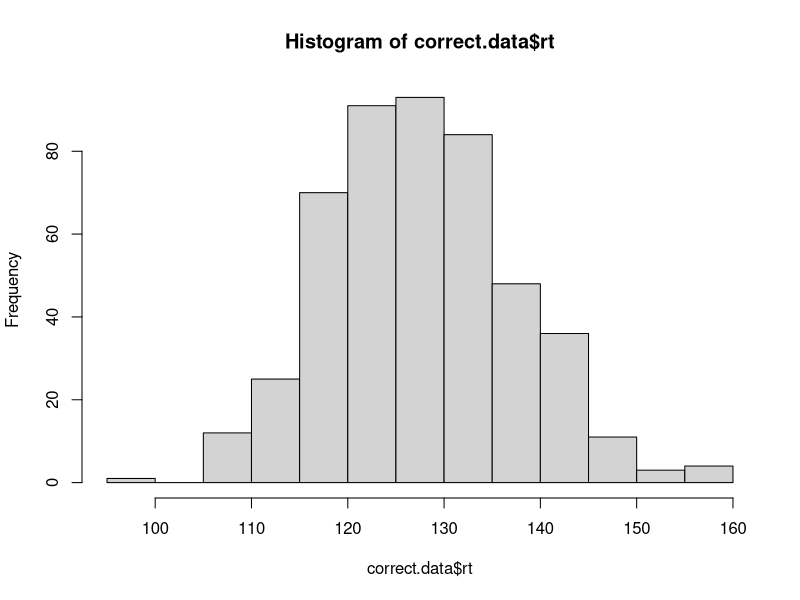
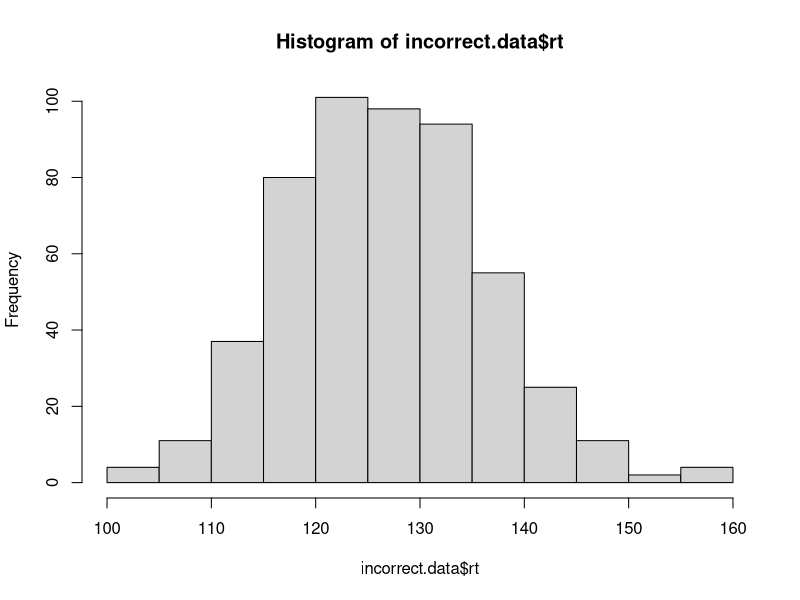

Here is the R script that generated these plots, in order:
# implement the model by filling in the function below
# the model should return a data frame with two columns: correct and rt
# the correct column should be TRUE or FALSE, and rt should contain the
# number of steps it took to reach the criterion.

# note that the function takes four arguments:
# samples is the number of samples to draw from the model
# rate.1 is the evidence accumulation rate for the correct response (default value is 40)
# rate.2 is the evidence accumulation rate for the incorrect response (default value is 40)
# criterion is the threshold for a response (default value is 3)

# one oddity: note that higher values for rate.1 and rate.2 will actually produce slower RTs.
# this is because the rate parameter is controlling the rate of decay of the exponential distribution,
# so faster rates mean that less evidence is likely to accumulate on each step. we could make
# these parameters more intuitive by taking 1/rate.1 and 1/rate.2 as the values to rexp().
?rexp
accumulator.model <- function(samples, rate.1=40, rate.2=40, criterion=3){
  accuracy.array <- rep(0,samples)
  rt.array <- rep(0,samples)
  for (i in 1:samples){
    evidence.1 <- 0
    evidence.2 <- 0
    nsteps <-0
    #assume the model outputs FALSE
    accuracy.array[i] <- FALSE
    while((evidence.1<criterion)||(evidence.2<criterion)){
      evidence.1 <- evidence.1 + rexp(1,rate.1)
      evidence.2 <- evidence.2 + rexp(1,rate.2)
      nsteps <- nsteps+1
    }
    if((evidence.1>=criterion)&&(evidence.2<evidence.1)){accuracy.array[i]=TRUE}
    rt.array[i]=nsteps
  }
  output <- data.frame(
    correct = accuracy.array,
    rt = rt.array
  )
  return(output)
}

# test the model ####

# if the model is working correctly, then the line below should generate a data frame with 
# 1000 samples and about half of the samples should be correct. the average rt will probably
# be around 112, but might vary from that by a bit.

initial.test <- accumulator.model(1000)
sum(initial.test$correct) / length(initial.test$correct) # should be close to 0.5
mean(initial.test$rt) # should be about 112

# visualize the RT distributions ####

# we can use dplyr to filter the data and visualize the correct and incorrect RT distributions

library(dplyr)

correct.data <- initial.test %>% filter(correct==TRUE)
incorrect.data <- initial.test %>% filter(correct==FALSE)

hist(correct.data$rt)
hist(incorrect.data$rt)
